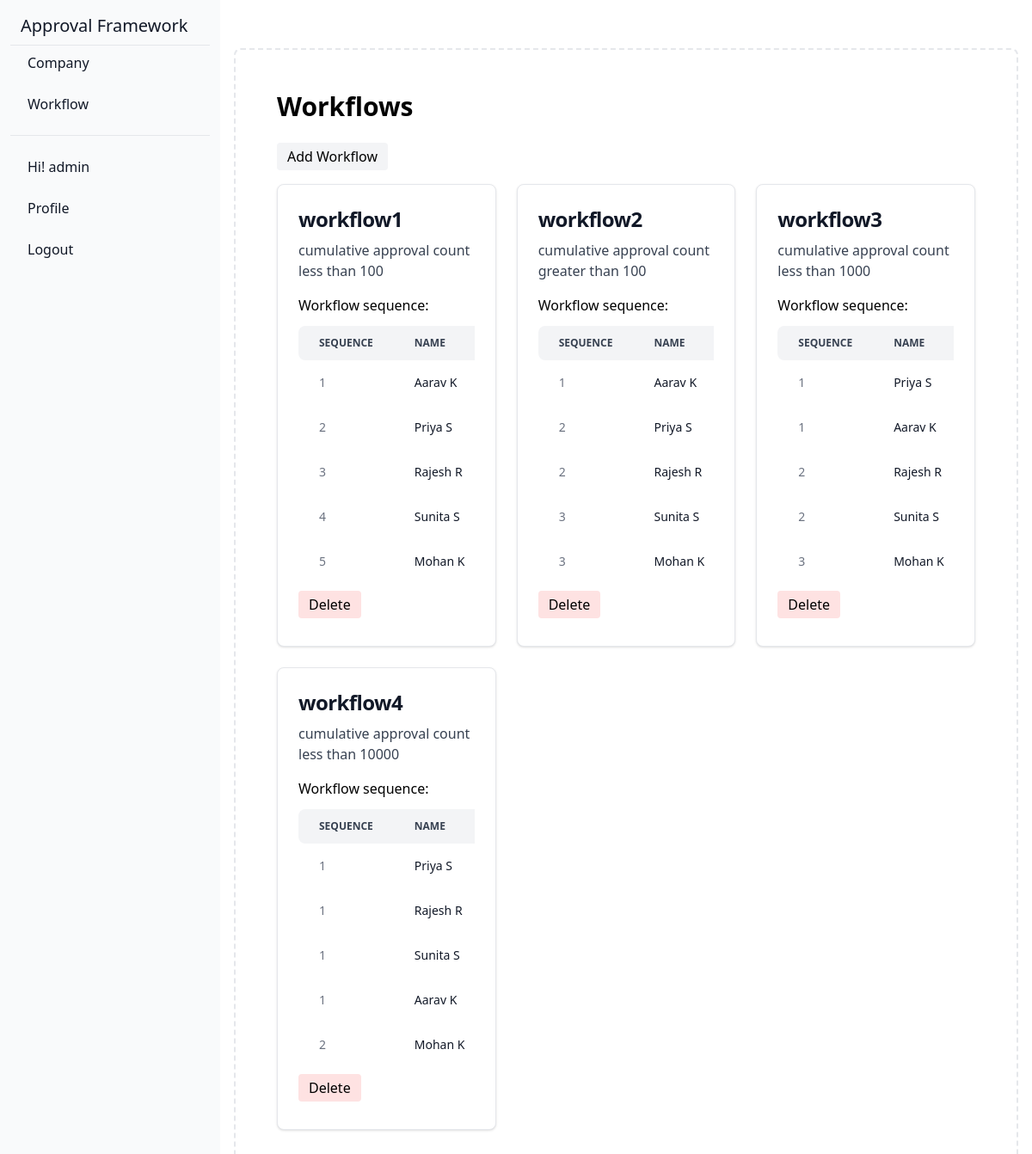
Page /workflow/ (signed in) on the earlier database version.
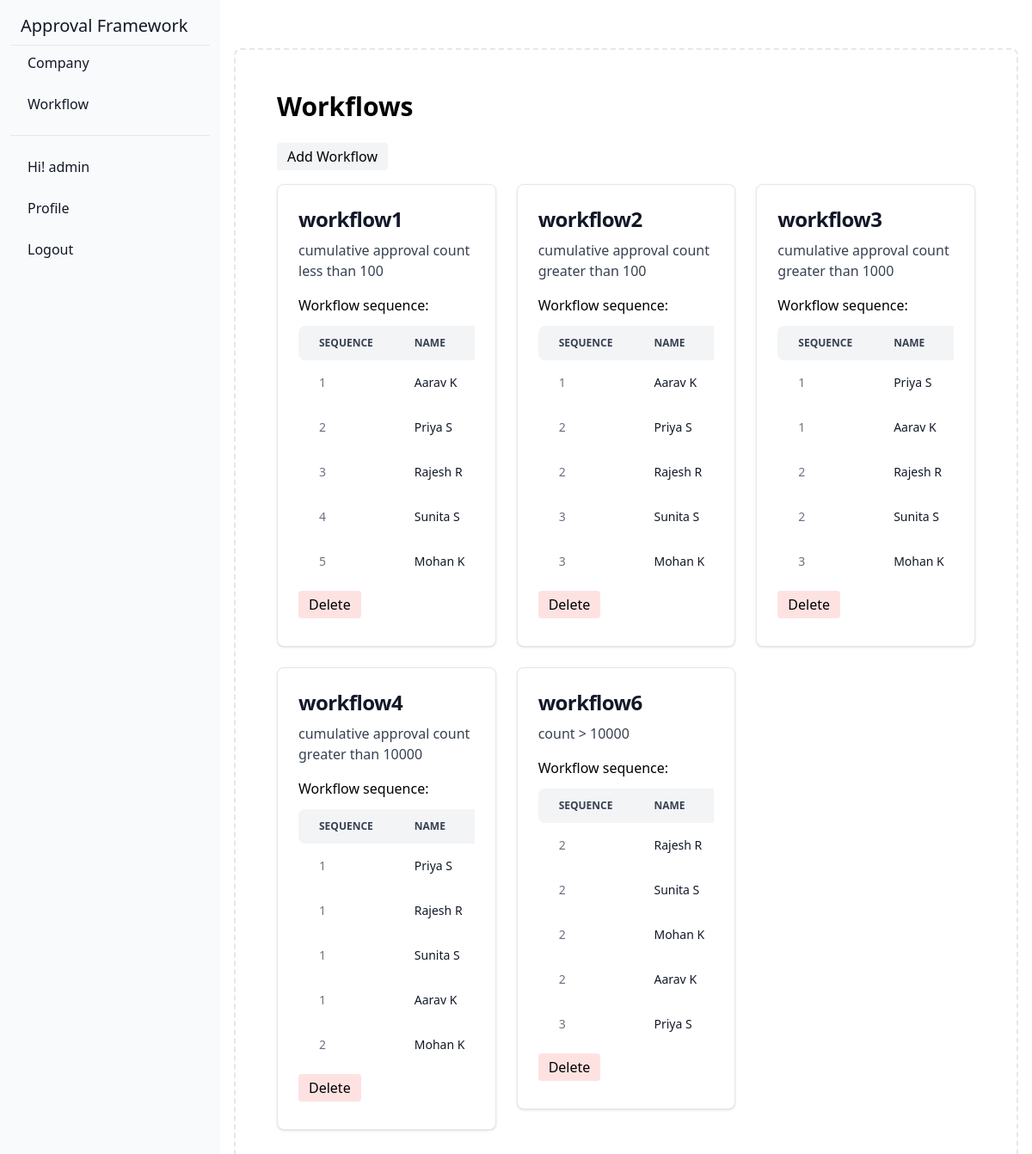
Same page on the later database version.
### approval/models.py (models this page shows, shortened)
class Workflow(models.Model):
    id = models.AutoField(primary_key=True)
    name = models.CharField(max_length=255)
    description = models.TextField()
    threshold_value = models.IntegerField()  # Approval value threshold to trigger this workflow

class WorkflowStep(models.Model):
    id = models.AutoField(primary_key=True)
    workflow = models.ForeignKey(Workflow, on_delete=models.CASCADE)
    sequence = models.IntegerField()
    users = models.JSONField(null = True, default=None)

class User_profile(models.Model):
    User = models.ForeignKey(User,on_delete=models.CASCADE)
    password = models.CharField(max_length=50,default = 'dlvgh123')
    company = models.ForeignKey(Company,on_delete=models.CASCADE)
    role_choices = {
        ('admin', 'admin'),
        ('staff', 'staff'),
        ('client','client'),
    }
    role = models.CharField(max_length=50,choices=role_choices)
    api_key = models.CharField(max_length=90,default=None,null=True)

### approval/views.py (the view)
# urls.py: path('workflow/',views.workflow,name = 'workflow page'),
def workflow(request):
    user = User_profile.objects.get(User = request.user.id)
    if request.user.is_authenticated and user.role == 'admin' :
        staff = User_profile.objects.filter(role = 'staff')
        workflows = Workflow.objects.all().order_by('name')
        worksteps = WorkflowStep.objects.all().order_by('sequence')
        return render(request,'workflow.html',{'workflows':workflows,'profile':user,'worksteps':worksteps,'staff':staff})
    return redirect('/login/')

### templates/workflow.html (shortened to what this page needs)
{% extends "home.html" %}
{% block content %}
<div class="bg-white p-8  sm:w-full">
    <h1 class="text-3xl font-semibold mb-6">Workflows </h1>
    <a href="/workflow/create/" class="inline-flex mr-5 items-center bg-gray-100 border-0 py-1 px-3 focus:outline-none hover:bg-gray-200 rounded text-base mt-4 md:mt-0">
        Add Workflow
    </a>
    <div class="grid grid-cols-1 sm:grid-cols-2 lg:grid-cols-3 gap-6 mt-4">
        {% for workflow in workflows %}
        <card class="col-span-1">
            <div
                class="block max-w-sm p-6 bg-white border border-gray-200 rounded-lg shadow hover:bg-gray-100">
                <h5 class="mb-2 text-2xl font-bold tracking-tight text-gray-900">
                    {{workflow.name}}
                </h5>
                <p class="font-normal mb-4 text-gray-700">
                    {{workflow.description}}
                </p>
                    <p class="text-md my-2 mb-3 font-medium  ">Workflow sequence:</p>
                <div class="relative overflow-x-auto mb-2 ">
                    <table class="w-full text-sm text-left rtl:text-right text-gray-500 ">
                        <thead class="text-xs text-gray-700 uppercase bg-gray-100 ">
                            <tr>
                                <th scope="col" class="px-6 py-3 rounded-s-lg">
                                    Sequence
                                </th>
                                <th scope="col" class="px-6 py-3">
                                    Name
                                </th>
                            </tr>
                        </thead>
                        <tbody>
                                {% for workstep in worksteps %}
                                    {% if workstep.workflow.name == workflow.name %}
                                    {% for values in workstep.users.values%}
                                        {% for user in staff %}
                                            {% if user.id in values %}
                                            <tr class="bg-white ">
                                                <td class="px-6 py-4">
                                                    {{workstep.sequence}}
                                                </td>
                                                <td scope="row" class="px-6 py-4 font-medium capitalize text-gray-900 whitespace-nowrap ">
                                                    {{user.User.first_name}} {{user.User.last_name}}
                                                </td>
                                            {% endif %}
                                            </tr>
                                        {%endfor %}
                                    {%endfor %}
                                    {% endif %}
                                {%endfor%}
                        </tbody>
                    </table>
                </div>
                <a href="/workflow/{{workflow.id}}/remove/" class="inline-flex  mb-2 items-center bg-red-100 border-0 py-1 px-3 focus:outline-none hover:bg-red-200 rounded text-base mt-4 md:mt-0">
                    Delete
                </a>
            </div>
        </card>
        {%endfor%}
    </div>
</div>
{% endblock %}

### templates/home.html (shortened to what this page needs)
{% extends 'base.html' %}
{% block body %}
<header class="text-gray-600 body-font">
    <div class="container mx-auto flex flex-wrap sm:p-5 flex-col md:flex-row items-center">
    </div>
</header>
{% if user.is_authenticated %}
 <aside id="separator-sidebar" class="fixed top-0 left-0 z-40 w-64 h-screen transition-transform -translate-x-full sm:translate-x-0" aria-label="Sidebar">
    <div class="h-full px-3 py-4 overflow-y-auto bg-gray-50 ">
       <ul class="space-y-2 font-medium">
        <li>
            <a class="flex title-font font-medium items-center text-gray-900 mb-4 md:mb-0" href="/">
                <span class="ml-3 text-xl">Approval Framework</span>
              </a>
         </li>
         {% if  profile.role == 'admin' %}
          <li class="border-t border-gray-200 mt-2">
            <a href="/company/" class="flex items-center p-2 text-gray-900 rounded-lg  hover:bg-gray-100  group">
               <span class="ms-3">Company</span>
            </a>
         </li>
         <li>
            <a href="/workflow/" class="flex items-center p-2 text-gray-900 rounded-lg  hover:bg-gray-100  group">
               <span class="ms-3">Workflow</span>
            </a>
         </li>
         {%elif profile.role == 'staff' %}
         <li class="border-t border-gray-200 mt-2">
            <a href="/approval/" class="flex items-center p-2 text-gray-900 rounded-lg  hover:bg-gray-100  group">
               <span class="ms-3">Approvals</span>
            </a>
         </li>
         {%else %}
         <li class="border-t border-gray-200 mt-2">
            <a href="/approval/" class="flex items-center p-2 text-gray-900 rounded-lg  hover:bg-gray-100  group">
               <span class="ms-3">Approvals</span>
            </a>
         </li>
         {% endif %}
       </ul>
       <ul class="pt-4 mt-4 space-y-2 font-medium border-t border-gray-200 ">
         <li>
            <p  class="flex items-center p-2 text-gray-900 rounded-lg  group">
               <span class="ms-3">Hi! {{request.user.first_name}}</span>
            </p>
         </li>
          <li>
            <a href="/profile/" class="flex items-center p-2 text-gray-900 rounded-lg  hover:bg-gray-100  group">
               <span class="ms-3">Profile</span>
            </a>
         </li>
         <li>
             <a href="/logout/" class="flex items-center p-2 text-gray-900 transition duration-75 rounded-lg hover:bg-gray-100  group">
                <span class="ms-3">Logout</span>
             </a>
          </li>
       </ul>
    </div>
 </aside>
 <div class="p-4 sm:ml-64">
    <div class="p-4 border-2 border-gray-200 border-dashed rounded-lg ">
       {% block content %}
       {% endblock %}
    </div>
 </div>
{%endif %}
{% endblock %}

### templates/base.html (shortened to what this page needs)
<!doctype html>
<html>
<head>
  <link href="https://cdnjs.cloudflare.com/ajax/libs/flowbite/2.1.1/flowbite.min.css" rel="stylesheet" />
  <script src="https://cdn.tailwindcss.com"></script>
</head>
<body>
    {% block body %}
    {% endblock %}
</body>
</html>

Differences in the rows shown:
changed Workflow "workflow3": description "cumulative approval count less than 1000" → "cumulative approval count greater than 1000"
changed Workflow "workflow4": description "cumulative approval count less than 10000" → "cumulative approval count greater than 10000"
added Workflow: name "workflow6", description "count > 10000", User_profile (User.first_name "Rajesh", User.last_name "R"), User_profile (User.first_name "Sunita", User.last_name "S"), User_profile (User.first_name "Mohan", User.last_name "K"), User_profile (User.first_name "Aarav", User.last_name "K"), User_profile (User.first_name "Priya", User.last_name "S")
added WorkflowStep: sequence "2", User_profile (User.first_name "Rajesh", User.last_name "R"), User_profile (User.first_name "Sunita", User.last_name "S"), User_profile (User.first_name "Mohan", User.last_name "K"), User_profile (User.first_name "Aarav", User.last_name "K")
added WorkflowStep: sequence "3", User_profile (User.first_name "Priya", User.last_name "S")
